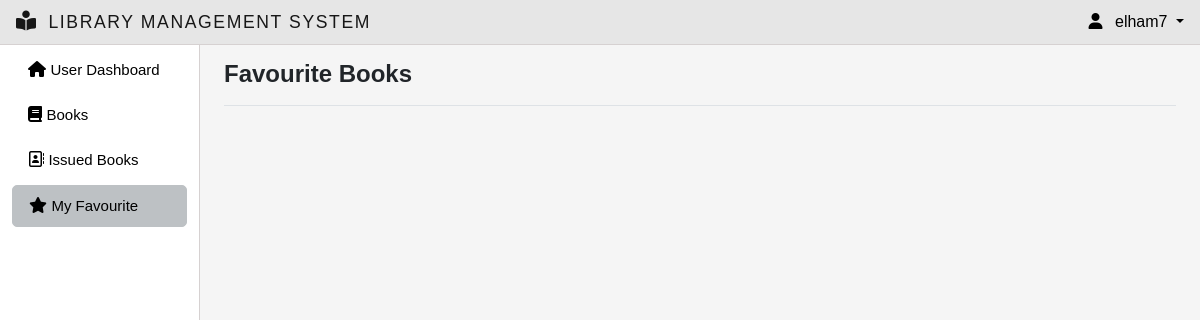
The app's page /my-favourites/ (signed in), older data.
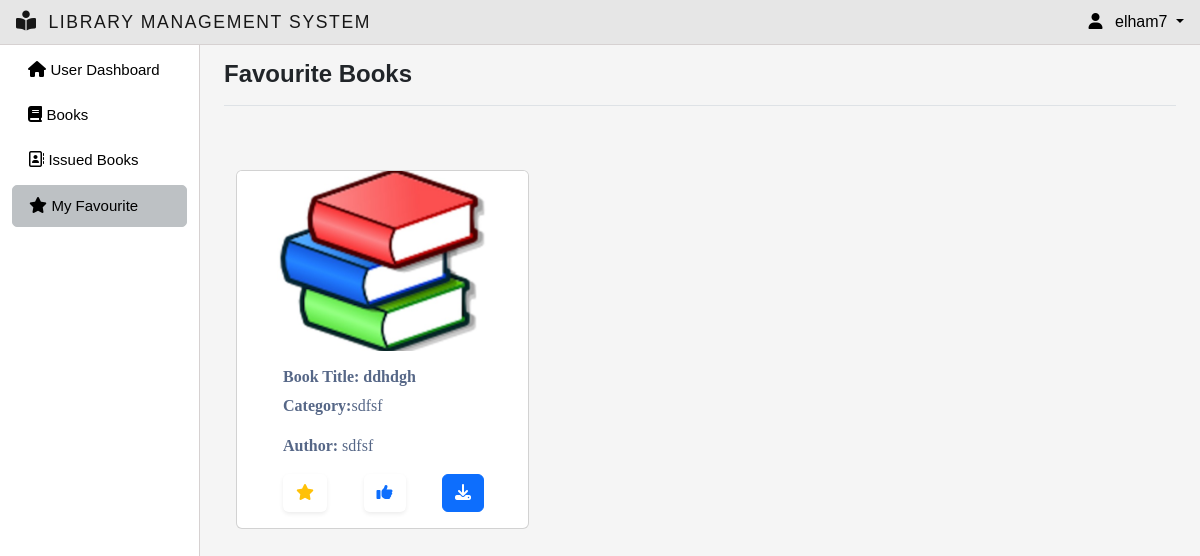
The same page, newer data.
### myapp/models.py (models this page shows, shortened)
class Books(models.Model):
    isbn_number = models.CharField(max_length=20,null=True,blank=True)
    title = models.CharField(max_length=20)
    category = models.ForeignKey(Category, on_delete=models.CASCADE)
    author = models.ForeignKey(Author, on_delete=models.CASCADE)
    available_quantity = models.IntegerField(default=0)
    cover_photo = models.ImageField(
        upload_to='images/', null=True, blank=True,  default='images/default.jpg')
    issue_date = models.DateField(auto_now_add=True)
    file = models.FileField(upload_to="files/", null=True, blank=True)
    class Meta:
        ordering = ['issue_date']

class Category(models.Model):
    name = models.CharField(max_length=200)
    status = models.BooleanField(default=True)
    def __str__(self):
        return self.name

class Author(models.Model):
    name = models.CharField(max_length=100,null=True, blank=True)
    def __str__(self):
        return self.name

### myapp/views.py (the view)
# urls.py: path('my-favourites/', views.MyFavourites, name="my-favourites"),
def MyFavourites(request):
    favourite_books_ids = StudentBook.objects.filter(user_id=request.user, is_favourite=1).values_list('book_id', flat=True)
    books = Books.objects.filter(pk__in=favourite_books_ids)
    for book in books:
        record = StudentBook.objects.filter(user_id=request.user,book_id=book).first()
        if not record:
            book.is_liked = False
            book.is_favourite = False
        else:
            book.is_liked = record.is_liked
            book.is_favourite = record.is_favourite
    context = {'books': books}
    return render(request, 'my_books.html', context)

### myapp/templates/my_books.html
{% extends 'main.html' %}
{% block title %} Favourite Books{% endblock title %}
{% block content %}
    <div class="container py-4">
        <div class="row">
            {% for book in books %}
                <div class="col-md-4">
                    <div class="card mb-3">
                        {% if book.cover_photo %}
                        <img
                        src="{{ book.cover_photo.url }}"
                        class="card-img-top"
                        alt="..."
                        style="width: 100%; height: 15vw; object-fit: cover"
                        />
                        {% endif %}
                        <div
                        class="card-body d-flex flex-column justify-content-center"
                        style="width: 80%; margin-left: 30px"
                        >
                        <h5 class="card-title fs-6 fw-bolder">
                            <span class="fw-bolder">Book Title:</span> {{book.title}}
                        </h5>
                        <p class="card-text">
                            <span class="fw-bolder">Category:</span>{{book.category}}
                        </p>
                        <p class="card-text">
                            <span class="fw-bolder">Author:</span> {{book.author}}
                        </p>
                        <div class="d-flex justify-content-between">
                            {% if book.is_favourite %}
                            <a href="{% url 'favourite' book_id=book.id favourite=0 %}" class="btn btn-default shadow-sm">
                                <i class="fa-solid fa-star text-warning"></i>
                            </a>
                            {% else %}
                            <a href="{% url 'favourite' book_id=book.id favourite=1 %}" class="btn btn-default shadow-sm">
                                <i class="fa-regular fa-star"></i>
                            </a>
                            {% endif %}
                            {% if book.is_liked %}
                            <a href="{% url 'like' book_id=book.id like=0 %}" class="btn btn-default shadow-sm">
                                <i class="fa-solid fa-thumbs-up text-primary"></i>
                            </a>
                            {% else %}
                            <a href="{% url 'like' book_id=book.id like=1 %}"class="btn btn-default shadow-sm">
                                <i class="fa-regular fa-thumbs-up"></i>
                            </a>
                            {% endif %}
                            {% if book.file != null and book.file != "" %}
                            <a href="{{ book.file.url }}" class="btn btn-primary text-white">
                            <i class="fa-solid fa-download"></i>
                            </a>
                            {% endif %}
                        </div>
                        </div>
                    </div>
                </div>
            {% endfor %}
        </div>
    </div>
{% endblock %}

Row changes from the older to the newer data that the page shows:
now on this page (row edited): Books: cover_photo (placeholder picture), title "ddhdgh", category "sdfsf", author "sdfsf"
